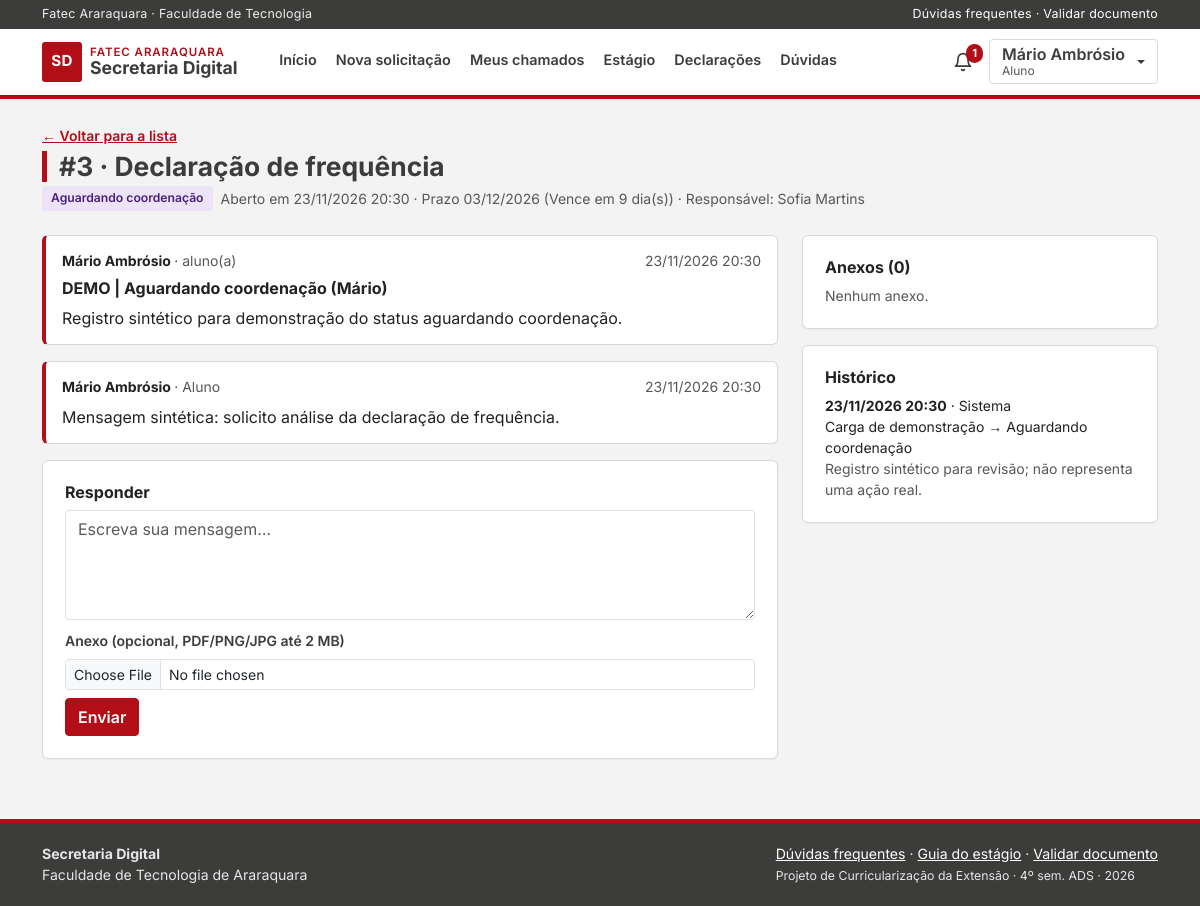
/chamado_ver.php?id=3 (signed in), run on the app's committed database.
### tables this page shows
CREATE TABLE tb_chamados (
  id_chamado        INT AUTO_INCREMENT PRIMARY KEY,
  id_aluno          INT          NOT NULL,
  id_tipo           INT          NOT NULL,
  id_responsavel    INT          NULL,
  assunto           VARCHAR(150) NOT NULL,
  descricao         TEXT         NOT NULL,
  status            ENUM('aberto','em_analise','aguardando_aluno',
                         'aguardando_coordenacao','deferido',
                         'indeferido','concluido')
                    NOT NULL DEFAULT 'aberto',
  prazo             DATE         NOT NULL,
  parecer           TEXT         NULL,
  id_parecerista    INT          NULL,
  parecer_em        DATETIME     NULL,
  aguardando_desde  DATETIME     NULL,
  ultimo_lembrete   DATETIME     NULL,
  avaliacao         TINYINT      NULL,
  criado_em         DATETIME     NOT NULL DEFAULT CURRENT_TIMESTAMP,
  atualizado_em     DATETIME     NOT NULL DEFAULT CURRENT_TIMESTAMP
                    ON UPDATE CURRENT_TIMESTAMP,
  KEY idx_chamados_status (status),
  KEY idx_chamados_prazo (prazo),
  CONSTRAINT fk_chamados_aluno FOREIGN KEY (id_aluno)
    REFERENCES tb_usuarios (id_usuario),
  CONSTRAINT fk_chamados_tipo FOREIGN KEY (id_tipo)
    REFERENCES tb_tipos (id_tipo),
  CONSTRAINT fk_chamados_responsavel FOREIGN KEY (id_responsavel)
    REFERENCES tb_usuarios (id_usuario),
  CONSTRAINT fk_chamados_parecerista FOREIGN KEY (id_parecerista)
    REFERENCES tb_usuarios (id_usuario),
  CONSTRAINT ck_chamados_avaliacao CHECK (avaliacao IS NULL OR avaliacao BETWEEN 1 AND 5)
);

CREATE TABLE tb_tipos (
  id_tipo              INT AUTO_INCREMENT PRIMARY KEY,
  nome                 VARCHAR(100) NOT NULL,
  descricao            TEXT         NULL,
  documentos_exigidos  VARCHAR(255) NULL,
  prazo_dias           SMALLINT     NOT NULL DEFAULT 5,
  precisa_coordenacao  TINYINT(1)   NOT NULL DEFAULT 0,
  exige_anexo          TINYINT(1)   NOT NULL DEFAULT 0,
  ativo                TINYINT(1)   NOT NULL DEFAULT 1,
  criado_em            DATETIME     NOT NULL DEFAULT CURRENT_TIMESTAMP,
  UNIQUE KEY uk_tipos_nome (nome)
);

CREATE TABLE tb_usuarios (
  id_usuario      INT AUTO_INCREMENT PRIMARY KEY,
  nome            VARCHAR(120) NOT NULL,
  login           VARCHAR(50)  NOT NULL,
  senha           VARCHAR(255) NOT NULL,
  email           VARCHAR(120) NOT NULL,
  nivel           ENUM('aluno','secretaria','coordenacao','admin') NOT NULL,
  id_curso        INT          NULL,
  ra              VARCHAR(20)  NULL,
  semestre        TINYINT      NULL,
  telefone        VARCHAR(20)  NOT NULL,
  aviso_whatsapp  TINYINT(1)   NOT NULL DEFAULT 0,
  aviso_email     TINYINT(1)   NOT NULL DEFAULT 1,
  ativo           TINYINT(1)   NOT NULL DEFAULT 1,
  criado_em       DATETIME     NOT NULL DEFAULT CURRENT_TIMESTAMP,
  UNIQUE KEY uk_usuarios_login (login),
  UNIQUE KEY uk_usuarios_email (email),
  UNIQUE KEY uk_usuarios_ra (ra),
  CONSTRAINT fk_usuarios_curso FOREIGN KEY (id_curso)
    REFERENCES tb_cursos (id_curso)
);

CREATE TABLE tb_mensagens (
  id_mensagem  INT AUTO_INCREMENT PRIMARY KEY,
  id_chamado   INT        NOT NULL,
  id_usuario   INT        NOT NULL,
  mensagem     TEXT       NOT NULL,
  interna      TINYINT(1) NOT NULL DEFAULT 0,
  criado_em    DATETIME   NOT NULL DEFAULT CURRENT_TIMESTAMP,
  CONSTRAINT fk_mensagens_chamado FOREIGN KEY (id_chamado)
    REFERENCES tb_chamados (id_chamado) ON DELETE CASCADE,
  CONSTRAINT fk_mensagens_usuario FOREIGN KEY (id_usuario)
    REFERENCES tb_usuarios (id_usuario)
);

CREATE TABLE tb_historico (
  id_historico     INT AUTO_INCREMENT PRIMARY KEY,
  id_chamado       INT          NOT NULL,
  id_usuario       INT          NULL,
  acao             VARCHAR(100) NOT NULL,
  status_anterior  VARCHAR(30)  NULL,
  status_novo      VARCHAR(30)  NULL,
  observacao       VARCHAR(255) NULL,
  criado_em        DATETIME     NOT NULL DEFAULT CURRENT_TIMESTAMP,
  CONSTRAINT fk_historico_chamado FOREIGN KEY (id_chamado)
    REFERENCES tb_chamados (id_chamado) ON DELETE CASCADE,
  CONSTRAINT fk_historico_usuario FOREIGN KEY (id_usuario)
    REFERENCES tb_usuarios (id_usuario)
);

### chamado_ver.php (the view, shortened to what this page needs)
<?php
    require_once("conecta.php");
    require_once("funcoes.php");
    $id = (int)$_GET['id'];
    $chamado = busca_chamado($con, $id);
    $nivel = $_SESSION['nivel'];
    $equipe = ($nivel != "aluno");
    $finalizado = in_array($chamado['status'], array("deferido", "indeferido", "concluido"));
    $sql = "SELECT m.mensagem, m.interna, m.criado_em, u.nome, u.nivel
            FROM tb_mensagens m INNER JOIN tb_usuarios u ON u.id_usuario = m.id_usuario
            WHERE m.id_chamado = ? AND (m.interna = 0 OR ? = 1)
            ORDER BY m.criado_em ASC, m.id_mensagem ASC";
    $ve_interna = $equipe ? 1 : 0;
    $stmt = mysqli_stmt_init($con);
    mysqli_stmt_prepare($stmt, $sql);
    mysqli_stmt_bind_param($stmt, "ii", $id, $ve_interna);
    mysqli_stmt_execute($stmt);
    $mensagens = mysqli_fetch_all(mysqli_stmt_get_result($stmt), MYSQLI_ASSOC);
    $sql = "SELECT x.id_anexo, x.nome_original, x.tamanho, x.criado_em, u.nome
            FROM tb_anexos x INNER JOIN tb_usuarios u ON u.id_usuario = x.id_usuario
            WHERE x.id_chamado = ? ORDER BY x.criado_em ASC";
    $stmt = mysqli_stmt_init($con);
    mysqli_stmt_prepare($stmt, $sql);
    mysqli_stmt_bind_param($stmt, "i", $id);
    mysqli_stmt_execute($stmt);
    $anexos = mysqli_fetch_all(mysqli_stmt_get_result($stmt), MYSQLI_ASSOC);
    $sql = "SELECT h.acao, h.status_anterior, h.status_novo, h.observacao, h.criado_em, u.nome
            FROM tb_historico h LEFT JOIN tb_usuarios u ON u.id_usuario = h.id_usuario
            WHERE h.id_chamado = ? ORDER BY h.criado_em DESC, h.id_historico DESC";
    $stmt = mysqli_stmt_init($con);
    mysqli_stmt_prepare($stmt, $sql);
    mysqli_stmt_bind_param($stmt, "i", $id);
    mysqli_stmt_execute($stmt);
    $historico = mysqli_fetch_all(mysqli_stmt_get_result($stmt), MYSQLI_ASSOC);
    require_once("cabecalho.php");
?>
<div class="d-flex flex-wrap justify-content-between align-items-start gap-3 mb-4">
    <div>
        <a href="chamado_lista.php" class="small fw-semibold">← Voltar para a lista</a>
        <h1 class="mb-1 mt-1">#<?php echo $id; ?> · <?php echo seguro($chamado['tipo']); ?></h1>
        <div class="d-flex flex-wrap align-items-center gap-2">
            <?php echo etiqueta_status($chamado['status']); ?>
            <span class="text-secondary small">Aberto em <?php echo data_br($chamado['criado_em'], true); ?> · Prazo <?php echo data_br($chamado['prazo']); ?> (<?php echo strip_tags(texto_prazo($chamado['prazo'], $chamado['status'])); ?>) · Responsável: <?php echo seguro($chamado['responsavel'] ?? "ninguém ainda"); ?></span>
        </div>
    </div>
</div>
<div class="row g-4">
    <div class="col-lg-8 d-flex flex-column gap-3">
        <article class="mensagem mensagem-aluno">
            <div class="d-flex justify-content-between small mb-2">
                <strong><?php echo seguro($chamado['aluno']); ?> <span class="fw-normal text-secondary">· aluno(a)</span></strong>
                <span class="text-secondary"><?php echo data_br($chamado['criado_em'], true); ?></span>
            </div>
            <h2 class="h6 fw-bold"><?php echo seguro($chamado['assunto']); ?></h2>
            <p class="mb-0"><?php echo nl2br(seguro($chamado['descricao'])); ?></p>
        </article>
        <?php
            foreach($mensagens as $m){
                $classe = $m['interna'] ? "mensagem mensagem-interna" : ($m['nivel'] == "aluno" ? "mensagem mensagem-aluno" : "mensagem");
                $rotulo = $m['interna'] ? "<span class='text-warning-emphasis'>Nota interna · só a equipe vê</span>" : nome_nivel($m['nivel']);
                echo "<article class='$classe'>
                        <div class='d-flex justify-content-between small mb-2'>
                            <strong>" . seguro($m['nome']) . " <span class='fw-normal text-secondary'>· $rotulo</span></strong>
                            <span class='text-secondary'>" . data_br($m['criado_em'], true) . "</span>
                        </div>
                        <p class='mb-0'>" . nl2br(seguro($m['mensagem'])) . "</p>
                      </article>";
            }
        ?>
        <?php if($nivel != "admin" && !$finalizado){ ?>
        <form action="chamado_msg2.php" method="post" enctype="multipart/form-data" class="cartao">
            <h2 class="h6 fw-bold">Responder</h2>
            <textarea class="form-control mb-2" id="txtmensagem" name="txtmensagem" rows="4" required placeholder="Escreva sua mensagem…"></textarea>
            <label for="uplanexo" class="form-label small">Anexo (opcional, PDF/PNG/JPG até 2 MB)</label>
            <input type="file" class="form-control form-control-sm mb-2" id="uplanexo" name="uplanexo" accept=".pdf,.png,.jpg,.jpeg">
            <input type="submit" name="btn" value="Enviar" class="btn btn-principal">
        </form>
        <?php } ?>
    </div>
    <aside class="col-lg-4 d-flex flex-column gap-3">
        <div class="cartao">
            <h2 class="h6 fw-bold">Anexos (<?php echo count($anexos); ?>)</h2>
            <?php
                if(count($anexos) == 0){
                    echo "<p class='small text-secondary mb-0'>Nenhum anexo.</p>";
                }
            ?>
        </div>
        <div class="cartao">
            <h2 class="h6 fw-bold">Histórico</h2>
            <ol class="list-unstyled small mb-0 d-flex flex-column gap-2">
                <?php
                    foreach($historico as $h){
                        $mudanca = $h['status_novo'] ? " → " . nome_status($h['status_novo']) : "";
                        $obs = $h['observacao'] ? "<div class='text-secondary'>" . seguro($h['observacao']) . "</div>" : "";
                        echo "<li><strong>" . data_br($h['criado_em'], true) . "</strong> · " . seguro($h['nome'] ?? "Sistema") . "<br>" . seguro($h['acao']) . $mudanca . $obs . "</li>";
                    }
                ?>
            </ol>
        </div>
    </aside>
</div>
<?php require_once("rodape.php"); ?>

### funcoes.php (shortened to what this page needs)
<?php
    function seguro($texto){
        return htmlspecialchars((string)$texto, ENT_QUOTES, "UTF-8");
    }
    function nome_nivel($nivel){
        $nomes = array(
            "aluno" => "Aluno",
            "secretaria" => "Secretaria",
            "coordenacao" => "Coordenação",
            "admin" => "Administração"
        );
        return isset($nomes[$nivel]) ? $nomes[$nivel] : $nivel;
    }
    function nome_status($status){
        $nomes = array(
            "aberto" => "Aberto",
            "em_analise" => "Em análise",
            "aguardando_aluno" => "Aguardando aluno",
            "aguardando_coordenacao" => "Aguardando coordenação",
            "deferido" => "Deferido",
            "indeferido" => "Indeferido",
            "concluido" => "Concluído"
        );
        return isset($nomes[$status]) ? $nomes[$status] : $status;
    }
    function etiqueta_status($status){
        return "<span class='status status-$status'>" . nome_status($status) . "</span>";
    }
    function data_br($data, $com_hora = false){
        $tempo = strtotime($data);
        return $com_hora ? date("d/m/Y H:i", $tempo) : date("d/m/Y", $tempo);
    }
    function texto_prazo($prazo, $status){
        $dias = (int)floor((strtotime($prazo) - strtotime(date("Y-m-d"))) / 86400);
        return "Vence em $dias dia(s)";
    }
    function busca_chamado($con, $id){
        $sql = "SELECT c.*, t.nome AS tipo, t.precisa_coordenacao, t.documentos_exigidos,
                       a.nome AS aluno, a.ra, a.email AS email_aluno, a.id_curso AS curso_aluno, a.semestre,
                       cu.nome AS curso, cu.sigla,
                       r.nome AS responsavel, p.nome AS parecerista
                FROM tb_chamados c
                INNER JOIN tb_tipos t ON t.id_tipo = c.id_tipo
                INNER JOIN tb_usuarios a ON a.id_usuario = c.id_aluno
                LEFT JOIN tb_cursos cu ON cu.id_curso = a.id_curso
                LEFT JOIN tb_usuarios r ON r.id_usuario = c.id_responsavel
                LEFT JOIN tb_usuarios p ON p.id_usuario = c.id_parecerista
                WHERE c.id_chamado = ? LIMIT 1";
        $stmt = mysqli_stmt_init($con);
        mysqli_stmt_prepare($stmt, $sql);
        mysqli_stmt_bind_param($stmt, "i", $id);
        mysqli_stmt_execute($stmt);
        $res = mysqli_stmt_get_result($stmt);
        return mysqli_fetch_assoc($res);
    }
?>

### css/estilo.css (style rules this page uses)
:root { --vermelho: #B20E17; --vermelho-escuro: #8A0A11; --vermelho-claro: #FBEAEA; --cinza-escuro: #3C3C3B; --cinza: #6B6B6A; --fundo: #F3F3F3; --borda: #D9D9D9; --texto: #222222; --texto-suave: #575757; --vinho: var(--vermelho); --vinho-escuro: var(--vermelho-escuro); --vinho-claro: var(--vermelho-claro); }
body { font-family: Inter, "Segoe UI", Arial, sans-serif; background: var(--fundo); color: var(--texto); min-height: 100vh; display: flex; flex-direction: column; }
h1, h2, h3, h4, h5, h6, .marca { font-family: Inter, "Segoe UI", Arial, sans-serif; font-weight: 700; color: var(--cinza-escuro); }
h1 { font-size: 1.65rem; border-left: 5px solid var(--vermelho); padding-left: 12px; }
a { color: var(--vermelho); }
.text-secondary { color: var(--texto-suave) !important; }
.btn { border-radius: 4px; }
.btn-principal { background: var(--vermelho); border-color: var(--vermelho); color: #FFF; font-weight: 600; }
.cartao { background: #FFFFFF; border: 1px solid var(--borda); border-radius: 6px; padding: 22px; box-shadow: 0 1px 2px rgba(0,0,0,.04); }
.status { display: inline-block; padding: 3px 9px; border-radius: 3px; font-size: .76rem; font-weight: 600; white-space: nowrap; }
.status-aguardando_coordenacao { background: #ECE3F6; color: #4A1F77; }
.mensagem { background: #FFF; border: 1px solid var(--borda); border-radius: 6px; padding: 14px 16px; }
.mensagem-aluno { border-left: 4px solid var(--vermelho); }
.form-control, .form-select { border-radius: 4px; }
.form-label { font-weight: 600; color: var(--cinza-escuro); }

### data on the page
tb_chamados: id_tipo.nome "Declaração de frequência", status "Aguardando coordenação", criado_em "23/11/2026 20:30", prazo "03/12/2026", prazo+status "Vence em 9 dia(s)", id_responsavel.nome "Sofia Martins", id_aluno.nome "Mário Ambrósio", assunto "DEMO | Aguardando coordenação (Mário)", descricao "Registro sintético para demonstração do status aguardando coordenação."
tb_mensagens: id_usuario.nome "Mário Ambrósio", id_usuario.nivel "Aluno", criado_em "23/11/2026 20:30", mensagem "Mensagem sintética: solicito análise da declaração de frequência."
tb_historico: criado_em "23/11/2026 20:30", nome "Sistema", acao "Carga de demonstração", status_novo "→ Aguardando coordenação", observacao "Registro sintético para revisão; não representa uma ação real."

### other printed values
$rotulo "Início Nova solicitação Meus chamados Estágio Declarações Dúvidas"
$qtd_notif "1"
seguro($_SESSION['nome']) "Mário Ambrósio"
nome_nivel($nivel_menu) "Aluno"
$id "3"
count($anexos) "0"
